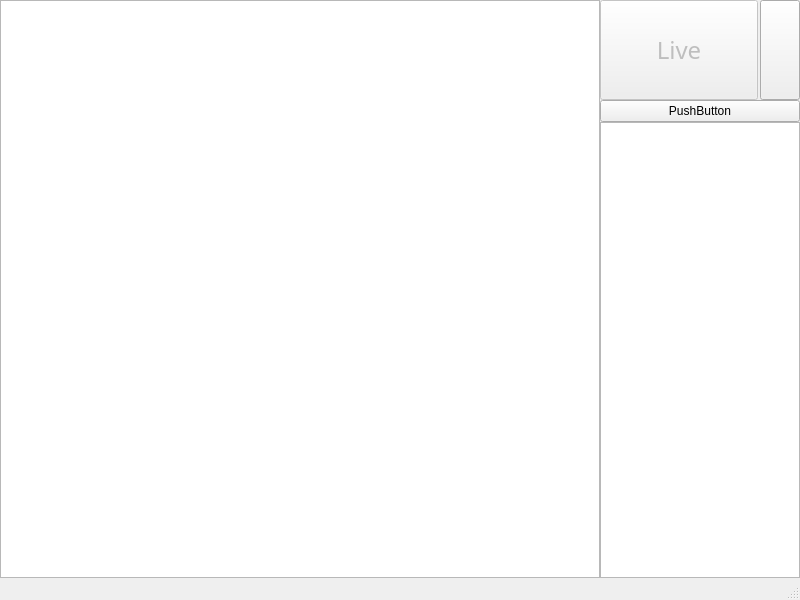
<?xml version="1.0" encoding="UTF-8"?>
<ui version="4.0">
 <class>MainWindow</class>
 <widget class="QMainWindow" name="MainWindow">
  <property name="geometry">
   <rect>
    <x>0</x>
    <y>0</y>
    <width>800</width>
    <height>600</height>
   </rect>
  </property>
  <property name="windowTitle">
   <string>MainWindow</string>
  </property>
  <widget class="QWidget" name="centralwidget">
   <layout class="QHBoxLayout" name="horizontalLayout_4" stretch="6,2">
    <property name="spacing">
     <number>0</number>
    </property>
    <property name="leftMargin">
     <number>0</number>
    </property>
    <property name="topMargin">
     <number>0</number>
    </property>
    <property name="rightMargin">
     <number>0</number>
    </property>
    <property name="bottomMargin">
     <number>0</number>
    </property>
    <item>
     <widget class="QGraphicsView" name="graphicsView"/>
    </item>
    <item>
     <layout class="QVBoxLayout" name="ListLayout">
      <item>
       <layout class="QHBoxLayout" name="horizontalLayout" stretch="4,1">
        <property name="spacing">
         <number>2</number>
        </property>
        <item>
         <widget class="QPushButton" name="live_bt">
          <property name="enabled">
           <bool>false</bool>
          </property>
          <property name="minimumSize">
           <size>
            <width>0</width>
            <height>100</height>
           </size>
          </property>
          <property name="font">
           <font>
            <family>微軟正黑體</family>
            <pointsize>18</pointsize>
            <weight>50</weight>
            <bold>false</bold>
           </font>
          </property>
          <property name="text">
           <string>Live</string>
          </property>
         </widget>
        </item>
        <item>
         <widget class="QPushButton" name="re_bt">
          <property name="minimumSize">
           <size>
            <width>0</width>
            <height>100</height>
           </size>
          </property>
          <property name="sizeIncrement">
           <size>
            <width>0</width>
            <height>0</height>
           </size>
          </property>
          <property name="text">
           <string/>
          </property>
         </widget>
        </item>
       </layout>
      </item>
      <item>
       <widget class="QPushButton" name="pushButton">
        <property name="text">
         <string>PushButton</string>
        </property>
       </widget>
      </item>
      <item>
       <widget class="QListWidget" name="listWidget">
        <property name="font">
         <font>
          <family>微軟正黑體</family>
          <pointsize>16</pointsize>
         </font>
        </property>
        <property name="spacing">
         <number>12</number>
        </property>
       </widget>
      </item>
     </layout>
    </item>
   </layout>
  </widget>
  <widget class="QMenuBar" name="menubar">
   <property name="geometry">
    <rect>
     <x>0</x>
     <y>0</y>
     <width>800</width>
     <height>21</height>
    </rect>
   </property>
  </widget>
  <widget class="QStatusBar" name="statusbar"/>
 </widget>
 <resources/>
 <connections/>
</ui>
